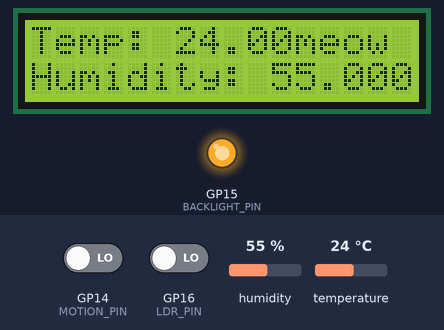
Bench run of a sketch on a simulated Raspberry Pi Pico W. Parts: 16×2 character LCD, output pins drawn as LEDs (lit = HIGH). The inputs (shaded band) are chosen by the test bench; at power-on: GP16 (LDR_PIN) LOW, humidity 55 %, GP14 (MOTION_PIN) LOW, temperature 24 °C. WiFi joins after 1.5 s; servers stay silent unless stated.

Above: at 2.7 s.
2.8 s: GP16 (LDR_PIN) driven HIGH
At 3.92 s:
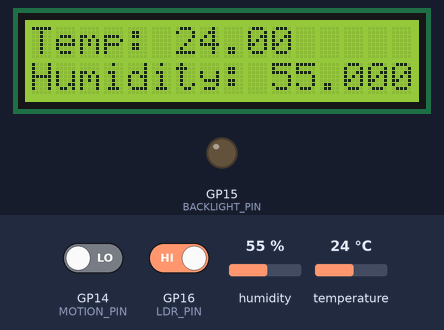
9.2 s: humidity set to 22 %
At 11.9 s:
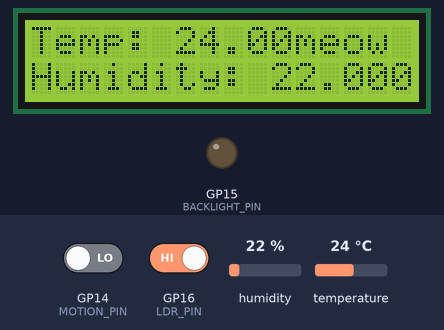
12.2 s: GP14 (MOTION_PIN) driven HIGH
At 13.6 s:
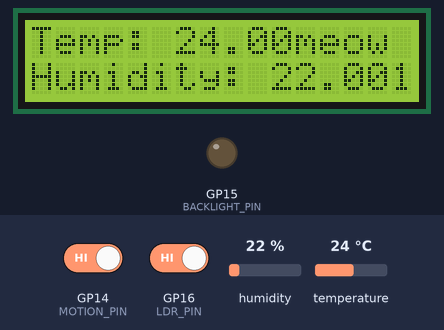
15.2 s: temperature set to 12 °C
At 17.9 s:
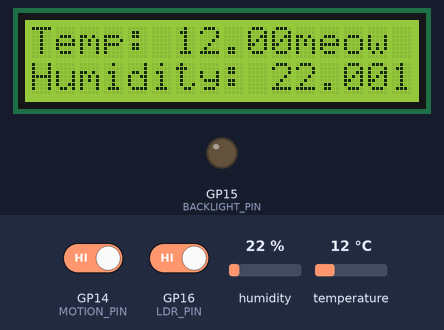
18.9 s: GP14 (MOTION_PIN) driven LOW
At 20.7 s:
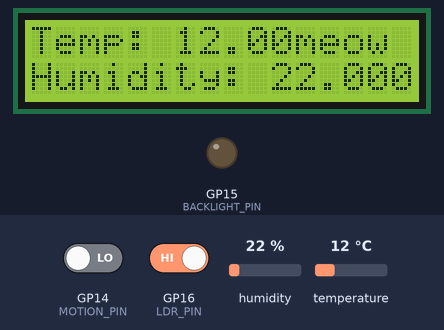
21.9 s: humidity set to 40 %
At 25.0 s:
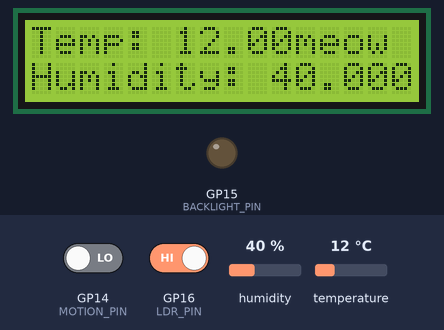
Timing chart, 0 to 26.5 s (numbered marks = the images above; inputs shaded):
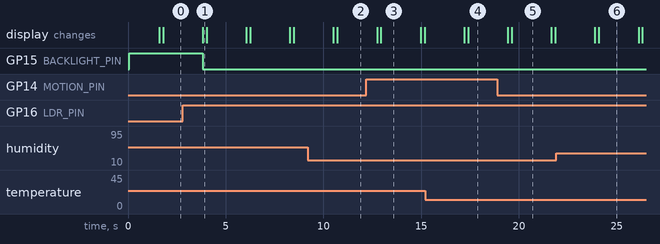

The sketch:

code.ino
```cpp
#include "DHT.h"
#include <LiquidCrystal.h>
#include <WiFi.h>
#include <WiFiClientSecure.h>

#define DHTPIN 22
#define LDR_PIN 16
#define DHTTYPE DHT11
#define MOTION_PIN 14
#define BACKLIGHT_PIN 15
#define PORT 443

DHT dht(DHTPIN, DHTTYPE);
LiquidCrystal lcd(2,3,4,5,6,7);
//IPAddress server(10,69,69,52);
WiFiClientSecure client;

char ssid[] = "*"; // your network SSID (name)
char pass[] = "*"; // your network password

const char* host = "*";

struct PostData {
    bool motion_detected;
    float h;
    float t;
    float light;
};

void setup() {
    lcd.begin(16, 2);
    Serial1.begin(115200);
    pinMode(LDR_PIN, INPUT);
    pinMode(MOTION_PIN, INPUT);
    pinMode(BACKLIGHT_PIN, OUTPUT);
    dht.begin();
    digitalWrite(BACKLIGHT_PIN,HIGH);
    lcd.print("Initializing...");

    while (WiFi.begin(ssid, pass) != WL_CONNECTED) { //wait and try again if connection to wifi failed
        delay(1500);
    }
}

void loop() {

    bool is_light = (digitalRead(LDR_PIN) == LOW);
    float lux = is_light ? 100000.0 : 0.0;
    // {
    //   const float GAMMA = 0.7;
    //   const float RL10 = 50;
    //   int analogValue = analogRead(A0);
    //   float voltage = analogValue / 1024. * 5;
    //   float resistance = 2000 * voltage / (1 - voltage / 5);
    //   lux = pow(RL10 * 1e3 * pow(10, GAMMA) / resistance, (1 / GAMMA));
    // }
    bool motion_detected = (digitalRead(MOTION_PIN) == HIGH);
    float h = dht.readHumidity();
    float t = dht.readTemperature();

    struct PostData data = {
        motion_detected, h, t, lux
    };

    lcd.clear();
    lcd.print("Temp: ");
    lcd.print(t);
    lcd.setCursor(0, 1);
    lcd.print("Humidity: ");
    lcd.print(h);
    lcd.print(motion_detected);

    if (is_light) {
        digitalWrite(BACKLIGHT_PIN,HIGH);
    } else {
        digitalWrite(BACKLIGHT_PIN,LOW);
    }

    if (WiFi.status() == WL_CONNECTED) {
        send_http_post(data);
    } else {
        WiFi.begin(ssid, pass);
    }

    delay(2000);
}

void send_http_post(struct PostData data) {
    client.stop();
    client.setInsecure();

    if (client.connect(host, PORT)) {
        lcd.setCursor(11, 0);
        lcd.print("meow");

        String body = "{";
        body += "\"l\":";
        body += data.light;
        body += ",\"m\":";
        body += (data.motion_detected ? "true" : "false");
        body += ",\"h\":";
        body += data.h;
        body += ",\"t\":";
        body += data.t;
        body += "}";

        // Send HTTP headers
        client.println("POST /monitor HTTP/1.1");
        client.print("Host: ");
        client.println(host);
        client.println("Content-Type: application/json");
        client.print("Content-Length: ");
        client.println(body.length());
        client.println("Connection: close");
        client.println();
        client.print(body);
    } else {
        lcd.setCursor(11, 0);
        lcd.print("no meow");
    }
}
```

Measured:
- after the input at 2.8 s, GP15 (BACKLIGHT_PIN): HIGH → LOW after 1.0 s
- after the input at 9.2 s, the display: first changes after 1.3 s (image 2 shows a later state)
- after the input at 12.2 s, the display: first changes after 0.54 s (image 3 shows a later state)
- after the input at 15.2 s, the display: first changes after 2.0 s (image 4 shows a later state)
- after the input at 18.9 s, the display: first changes after 0.53 s (image 5 shows a later state)
- after the input at 21.9 s, the display: first changes after 2.0 s (image 6 shows a later state)
- what the display in image 3 shows lasts 2.1 s, from 12.9 s to 15.0 s
